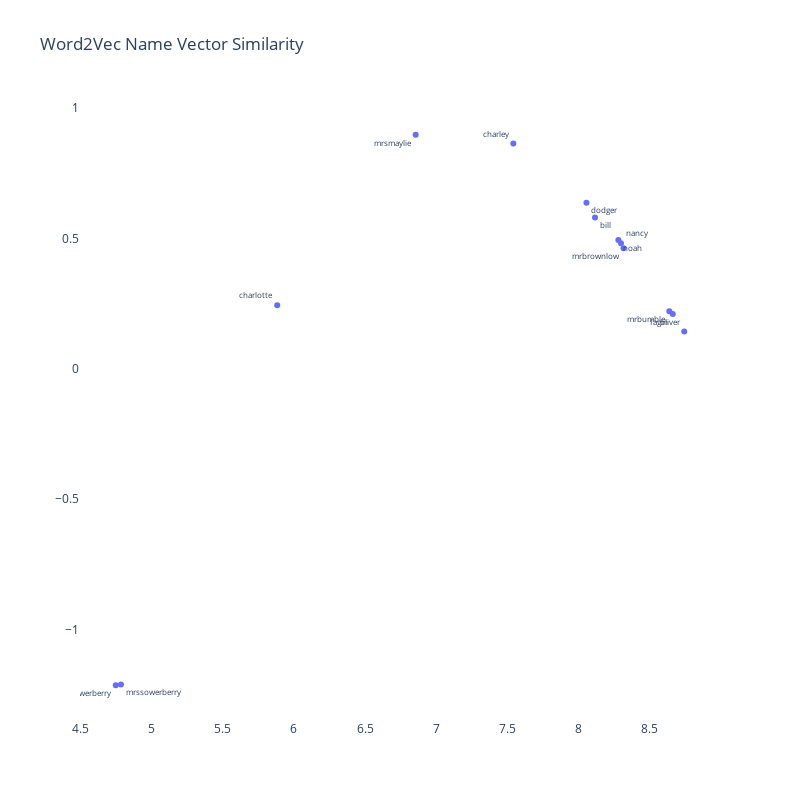

The notebook cell saved with this chart:
### Code cell
character_list = ['oliver',
                  'fagin',
                  'nancy',
                  'bill',
                  'dodger',
                  'mrbrownlow',
                  'mrbumble',
                  'charley',
                  'dodger',
                  'mrsowerberry',
                  'mrssowerberry',
                  'mrsmaylie',
                  'noah',
                  'charlotte',
                  'monks']

character_list = [x.lower() for x in character_list]

df = w2v_df[w2v_df['label'].isin(character_list)]


text_pos = [x for x in np.random.choice(['top left', 
                                         'bottom left',
                                         'top right',
                                         'bottom right'], 
                                          len(df),
                                          p=[.2,.3,.3,.2])]


trace = go.Scatter(x=df['x'],
                   y=df['y'],
                   mode='markers+text', 
                   textposition=text_pos,
                   text=df['label'],
                   textfont=dict(size=8),
                   hoverinfo='text')



fig = go.Figure([trace])

fig.update_layout(go.Layout(
    title='Word2Vec Name Vector Similarity',
    ),
    hovermode='closest',
    plot_bgcolor='white',
    paper_bgcolor='white',
    width=800,
    height=800
)

### Figure 1 — Plotly figure (JSON) as saved in the notebook; plotly's stock layout.template omitted (floating-point values rounded to 4 significant figures)
{"data": [{"hoverinfo": "text", "mode": "markers+text", "text": ["oliver", "mrbumble", "bill", "mrsowerberry", "mrssowerberry", "charlotte", "noah", "dodger", "fagin", "charley", "nancy", "mrbrownlow", "mrsmaylie"], "textfont": {"size": 8}, "textposition": ["top left", "bottom left", "bottom right", "bottom left", "bottom right", "top left", "bottom right", "bottom right", "bottom left", "top left", "top right", "bottom left", "bottom left"], "type": "scatter", "x": [8.741, 8.636, 8.114, 4.75, 4.787, 5.884, 8.278, 8.054, 8.66, 7.541, 8.297, 8.315, 6.855], "y": [0.1426, 0.2207, 0.58, -1.214, -1.211, 0.2435, 0.4933, 0.6367, 0.2094, 0.864, 0.4813, 0.462, 0.8973]}], "layout": {"height": 800, "hovermode": "closest", "paper_bgcolor": "white", "plot_bgcolor": "white", "title": {"text": "Word2Vec Name Vector Similarity"}, "width": 800}}
